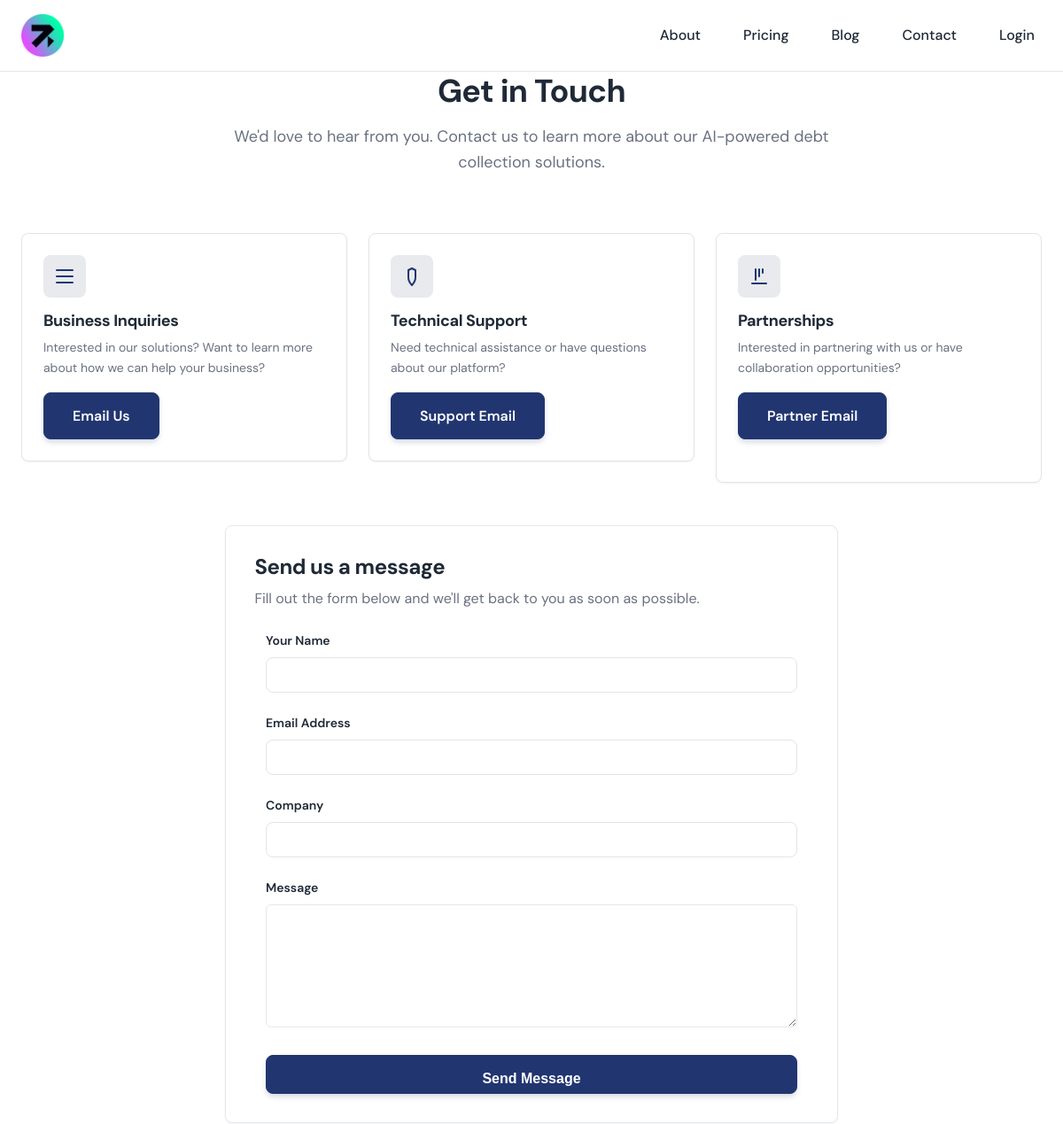
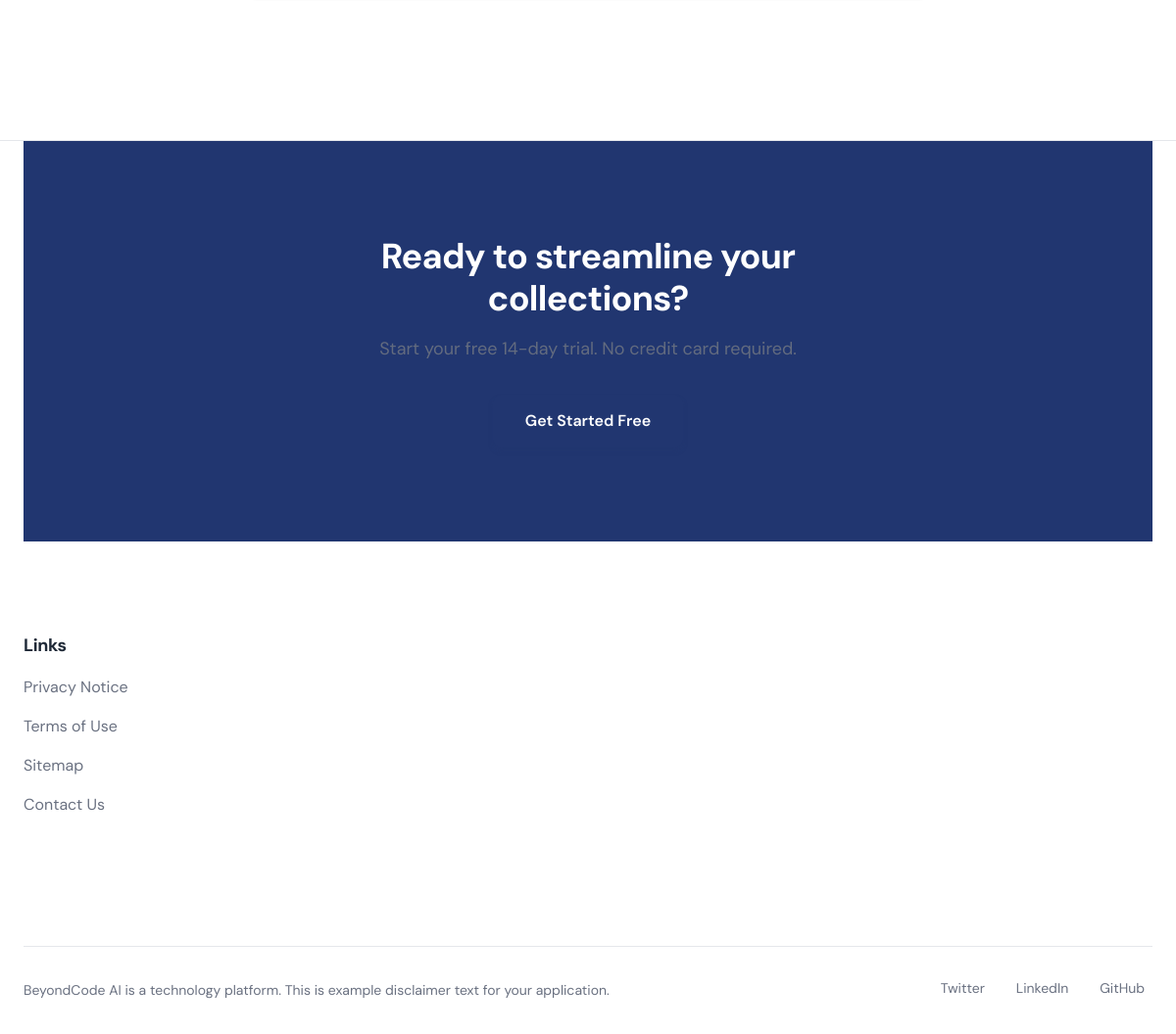
Page /contact/ on the committed database (2 pictures, top to bottom).
### marketing/models.py (models this page shows, shortened)
class Footer(models.Model):
    label = models.CharField(max_length=100, default='Default')
    columns_json = models.JSONField(blank=True, null=True)
    cta_title = models.CharField(max_length=255, blank=True)
    cta_body = models.TextField(blank=True)
    cta_button_label = models.CharField(max_length=100, blank=True)
    cta_button_url = models.CharField(max_length=255, blank=True)
    legal_text = models.TextField(blank=True)

### marketing/views.py (the view)
# urls.py: path('contact/', views.contact, name='contact'),
def contact(request):
    nav_menu = NavMenu.objects.filter(name='Primary').first()
    footer = Footer.objects.filter(label='Default').first()
    context = {
        'nav_menu': nav_menu,
        'footer': footer,
    }
    return render(request, 'marketing/pages/contact.html', context)

### marketing/templates/marketing/pages/contact.html (shortened to what this page needs)
{% extends 'marketing/base.html' %}
{% load form_extras %}
{% block content %}
    <div class="contact-page">
        <div class="container section-padding bg-background">
            <div class="section-header text-center mb-12">
                <h1 class="text-4xl md:text-5xl font-bold text-foreground mb-4">Get in Touch</h1>
                <p class="text-lg text-muted-foreground max-w-2xl mx-auto">We'd love to hear from you. Contact us to learn more about our AI-powered debt collection solutions.</p>
            </div>
            <div class="contact-content  gap-12">
                <div class="contact-info grid md:grid-cols-2 lg:grid-cols-3 gap-6 mb-12">
                    <div class="contact-card card p-6 mb-6">
                        <div class="contact-icon w-12 h-12 rounded-lg bg-accent flex items-center justify-center mb-4">
                            <svg width="24" height="24" viewBox="0 0 24 24" fill="none" xmlns="http://www.w3.org/2000/svg">
                                <path d="M3 5H21M3 12H21M3 19H21" stroke="hsl(var(--primary))" stroke-width="2" stroke-linecap="round" stroke-linejoin="round"/>
                            </svg>
                        </div>
                        <h3 class="contact-title text-lg font-bold text-foreground mb-2">Business Inquiries</h3>
                        <p class="contact-description text-sm text-muted-foreground mb-4">
                            Interested in our solutions? Want to learn more about how we can help your business?
                        </p>
                        <div class="contact-actions">
                            <a href="mailto:info@beyondcode.ai" class="btn btn-primary">Email Us</a>
                        </div>
                    </div>
                    <div class="contact-card card p-6 mb-6">
                        <div class="contact-icon w-12 h-12 rounded-lg bg-accent flex items-center justify-center mb-4">
                            <svg width="24" height="24" viewBox="0 0 24 24" fill="none" xmlns="http://www.w3.org/2000/svg">
                                <path d="M12 22S8 18 8 13V5L12 3L16 5V13C16 18 12 22 12 22Z" stroke="hsl(var(--primary))" stroke-width="2" stroke-linecap="round" stroke-linejoin="round"/>
                            </svg>
                        </div>
                        <h3 class="contact-title text-lg font-bold text-foreground mb-2">Technical Support</h3>
                        <p class="contact-description text-sm text-muted-foreground mb-4">
                            Need technical assistance or have questions about our platform?
                        </p>
                        <div class="contact-actions">
                            <a href="mailto:support@beyondcode.ai" class="btn btn-primary">Support Email</a>
                        </div>
                    </div>
                    <div class="contact-card card p-6">
                        <div class="contact-icon w-12 h-12 rounded-lg bg-accent flex items-center justify-center mb-4">
                            <svg width="24" height="24" viewBox="0 0 24 24" fill="none" xmlns="http://www.w3.org/2000/svg">
                                <path d="M16 8V4M12 12V4M8 16V4M4 20H20" stroke="hsl(var(--primary))" stroke-width="2" stroke-linecap="round" stroke-linejoin="round"/>
                            </svg>
                        </div>
                        <h3 class="contact-title text-lg font-bold text-foreground mb-2">Partnerships</h3>
                        <p class="contact-description text-sm text-muted-foreground mb-4">
                            Interested in partnering with us or have collaboration opportunities?
                        </p>
                        <div class="contact-actions">
                            <a href="mailto:partners@beyondcode.ai" class="btn btn-primary">Partner Email</a>
                        </div>
                    </div>
                </div>
                <div class="contact-form-container section-padding">
                    <div class="card p-8 bg-card border border-border rounded-lg">
                        <h3 class="form-title text-2xl font-bold text-foreground mb-2">Send us a message</h3>
                        <p class="form-subtitle text-muted-foreground mb-6">Fill out the form below and we'll get back to you as soon as possible.</p>
                        <form class="contact-form space-y-6">
                            <div class="form-group">
                                <label for="name" class="form-label mb-2 font-medium text-sm">Your Name</label>
                                <input type="text" id="name" name="name" class="form-input w-full" required>
                            </div>
                            <div class="form-group">
                                <label for="email" class="form-label mb-2 font-medium text-sm">Email Address</label>
                                <input type="email" id="email" name="email" class="form-input w-full" required>
                            </div>
                            <div class="form-group">
                                <label for="company" class="form-label mb-2 font-medium text-sm">Company</label>
                                <input type="text" id="company" name="company" class="form-input w-full">
                            </div>
                            <div class="form-group">
                                <label for="message" class="form-label mb-2 font-medium text-sm">Message</label>
                                <textarea id="message" name="message" rows="5" class="form-textarea w-full" required></textarea>
                            </div>
                            <button type="submit" class="btn btn-primary btn-lg w-full">Send Message</button>
                        </form>
                    </div>
                </div>
            </div>
        </div>
    </div>
{% endblock %}

### marketing/templates/marketing/base.html (shortened to what this page needs)
<!DOCTYPE html>
<html lang="en">
<head>
    <link rel="stylesheet" href="/static/marketing/css/design-system.css">
    <link rel="stylesheet" href="/static/marketing/css/components.css">
    <link rel="stylesheet" href="/static/marketing/css/main.css">
</head>
<body>
    <header class="site-header">
        <div class="container section-padding bg-background">
            <div class="header-content">
                <div class="logo">
                    <a href="{% url 'marketing:home' %}">
                        <img src="/static/marketing/images/logo-icon.png" alt="BeyondCode AI" class="logo-image">
                    </a>
                </div>
                <nav class="main-nav" role="navigation" aria-label="Main navigation">
                    <ul class="nav-menu">
                        {% if nav_menu %}
                            {% for item in nav_menu.items_json %}
                                <li class="nav-item">
                                    <a href="{{ item.url }}" class="nav-link">{{ item.label }}</a>
                                </li>
                            {% endfor %}
                        {% endif %}
                        {% if user.is_authenticated %}
                            <li class="nav-item">
                                <a href="{% url 'marketing:account' %}" class="nav-link">My Account</a>
                            </li>
                        {% else %}
                            <li class="nav-item">
                                <a href="{% url 'marketing:login' %}" class="nav-link">Login</a>
                            </li>
                        {% endif %}
                    </ul>
                </nav>
            </div>
        </div>
    </header>
    <main id="main-content" class="main-content">
        {% block content %}{% endblock %}
    </main>
    <footer class="site-footer">
        <div class="container section-padding bg-background">
            {% if footer %}
                {% if footer.cta_title %}
                    <div class="footer-cta">
                        <div class="footer-cta-content">
                            <h2 class="footer-cta-title">{{ footer.cta_title }}</h2>
                            <p class="footer-cta-body">{{ footer.cta_body }}</p>
                            {% if footer.cta_button_label and footer.cta_button_url %}
                                <a href="{{ footer.cta_button_url }}" class="btn btn-primary footer-cta-btn">
                                    {{ footer.cta_button_label }}
                                </a>
                            {% endif %}
                        </div>
                    </div>
                {% endif %}
                <div class="footer-columns">
                    {% for column in footer.columns_json %}
                        <div class="footer-column">
                            {% if column.title %}
                                <h3 class="footer-column-title">{{ column.title }}</h3>
                            {% endif %}
                            {% if column.links %}
                                <ul class="footer-links">
                                    {% for link in column.links %}
                                        <li>
                                            <a href="{{ link.url }}" class="footer-link">{{ link.label }}</a>
                                        </li>
                                    {% endfor %}
                                </ul>
                            {% endif %}
                        </div>
                    {% endfor %}
                </div>
            {% endif %}
            <div class="footer-bottom">
                <div class="footer-legal">
                    {% if footer and footer.legal_text %}
                        <p class="footer-legal-text">{{ footer.legal_text }}</p>
                    {% else %}
                        <p class="footer-legal-text">
                            &copy; {% now "Y" %} BeyondCode AI. All rights reserved.
                        </p>
                    {% endif %}
                </div>
                <div class="footer-social">
                    <ul class="social-links">
                        <li><a href="#" aria-label="Twitter" class="social-link">Twitter</a></li>
                        <li><a href="#" aria-label="LinkedIn" class="social-link">LinkedIn</a></li>
                        <li><a href="#" aria-label="GitHub" class="social-link">GitHub</a></li>
                    </ul>
                </div>
            </div>
        </div>
    </footer>
</body>
</html>

### marketing/static/marketing/css/components.css (style rules this page uses)
.site-header { position: relative; z-index: 20; border-bottom: 1px solid hsl(var(--border)); background-color: hsl(var(--background)); }
.header-content { display: flex; align-items: center; justify-content: space-between; flex-wrap: wrap; gap: var(--space-4); }
.logo { display: flex; align-items: center; gap: var(--space-2); }
.logo-image { height: var(--space-9); width: auto; }
.main-nav { display: flex; align-items: center; gap: var(--space-6); }
.nav-menu { display: flex; align-items: center; gap: var(--space-6); list-style: none; }
.nav-item { position: relative; }
.nav-link { color: hsl(var(--foreground)); font-weight: var(--font-weight-medium); padding: var(--space-2) var(--space-3); border-radius: var(--radius-lg); transition: all var(--transition-fast); display: inline-block; }
.site-footer { border-top: 1px solid hsl(var(--border)); background-color: hsl(var(--card)); margin-top: auto; }
.footer-links { list-style: none; }
.footer-links li { margin-bottom: var(--space-2); }
.footer-links a { color: hsl(var(--muted-foreground)); text-decoration: none; transition: color var(--transition-fast); }
.footer-bottom { padding-top: var(--space-8); border-top: 1px solid hsl(var(--border)); text-align: center; font-size: var(--text-sm); color: hsl(var(--muted-foreground)); }
.section-header { margin-bottom: var(--space-12); }
.form-group { margin-bottom: var(--space-6); }
.form-label { display: block; margin-bottom: var(--space-2); font-weight: var(--font-weight-medium); font-size: var(--text-sm); color: hsl(var(--foreground)); }
.form-input, .form-textarea, .form-select { width: 100%; padding: var(--space-2_5) var(--space-3); border: 1px solid hsl(var(--input)); border-radius: var(--radius-lg); background-color: hsl(var(--background)); color: hsl(var(--foreground)); font-family: var(--font-sans); transition: border-color var(--transition-fast), box-shadow var(--transition-fast); }

### rows in the picture
Footer: cta_title "Ready to streamline your collections?", cta_body "Start your free 14-day trial. No credit card required.", cta_button_label "Get Started Free", legal_text "BeyondCode AI is a technology platform. This is example disclaimer text for your application."

### other values in the picture
{{ item.label }} "About" "Pricing" "Blog" "Contact"
{{ column.title }} "Links"
{{ link.label }} "Privacy Notice" "Terms of Use" "Sitemap" "Contact Us"
